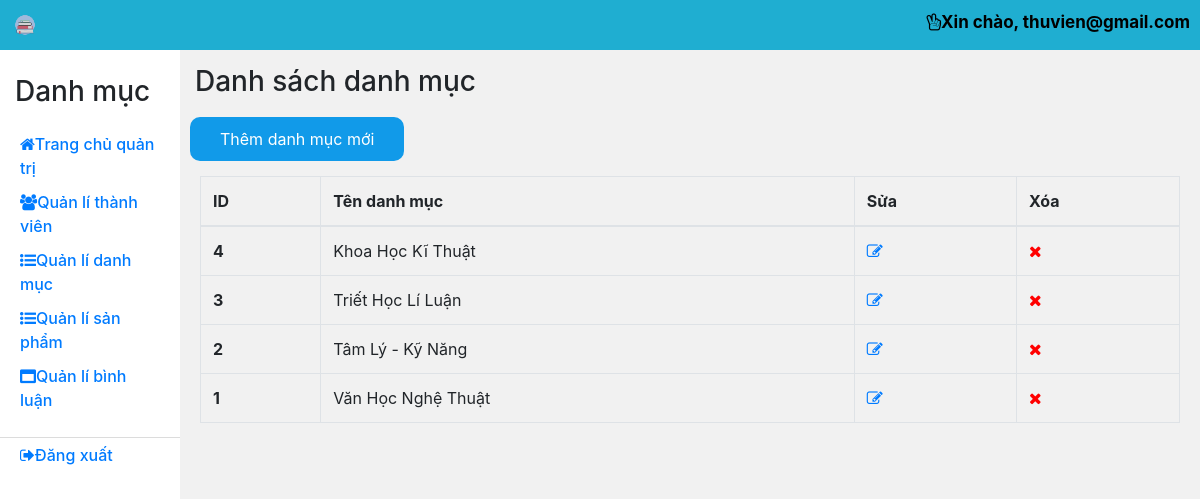
The app's page /quan_tri/index.php?page_layout=danhsachdm (signed in) with its own data.
### tables this page shows
CREATE TABLE `dmsanpham` (
  `id_dm` int(10) NOT NULL,
  `ten_dm` varchar(255) NOT NULL
);

### quan_tri/danhsachdm.php (the view, shortened to what this page needs)
<?php
require "config.php";
$sql="SELECT * FROM dmsanpham ORDER BY id_dm DESC";
$query=mysqli_query($conn,$sql);
?>
<link rel="stylesheet" href="css/danhsachdm.css">
<h3>Danh sách danh mục</h3>
<div class="new_dm">
    <li><a href="index.php?page_layout=themmoidm">Thêm danh mục mới</a></li>
</div>
<div class="table_dm">
    <table class="table table-bordered">
        <thead>
            <tr>
                <th scope="col">ID</th>
                <th scope="col">Tên danh mục</th>
                <th scope="col">Sửa</th>
                <th scope="col">Xóa</th>
            </tr>
        </thead>
        <tbody>
            <?php
            while($row=mysqli_fetch_array($query)){
            ?>
            <tr>
                <th scope="row"><?php echo $row['id_dm']; ?></th>
                <td><?php echo $row['ten_dm']; ?></td>
                <td><a href="index.php?page_layout=suadm&id_dm=<?php echo $row['id_dm']; ?>"><i class="fa fa-edit"></i></a></td>
                <td><a onclick="return xoaDanhMuc();" href="xoadm.php?id_dm=<?php echo $row['id_dm']; ?>"><i class="fa fa-times" style="color:red;"></i></a></td>
            </tr>
            <?php
            }
            ?>
        </tbody>
    </table>
</div>

### quan_tri/css/quantri.css (style rules this page uses)
* { margin: 0 auto; }
h3 { padding-left: 15px; padding-bottom: 10px; }

### quan_tri/css/danhsachdm.css (style rules this page uses)
#wp-content .content .new_dm li { display: inline-block; list-style: none; padding: 10px 30px; margin-bottom: 10px; margin-left: 10px; background: rgb(17, 154, 233); border-radius: 10px; }
#wp-content .content .new_dm li a { color: white; font-weight: 400; }
#wp-content .content .table_dm { padding: 5px 20px; }

### records on screen
dmsanpham: id_dm "4", ten_dm "Khoa Học Kĩ Thuật"
dmsanpham: id_dm "3", ten_dm "Triết Học Lí Luận"
dmsanpham: id_dm "2", ten_dm "Tâm Lý - Kỹ Năng"
dmsanpham: id_dm "1", ten_dm "Văn Học Nghệ Thuật"

### other values on screen
$_SESSION["email"] "thuvien@gmail.com"
